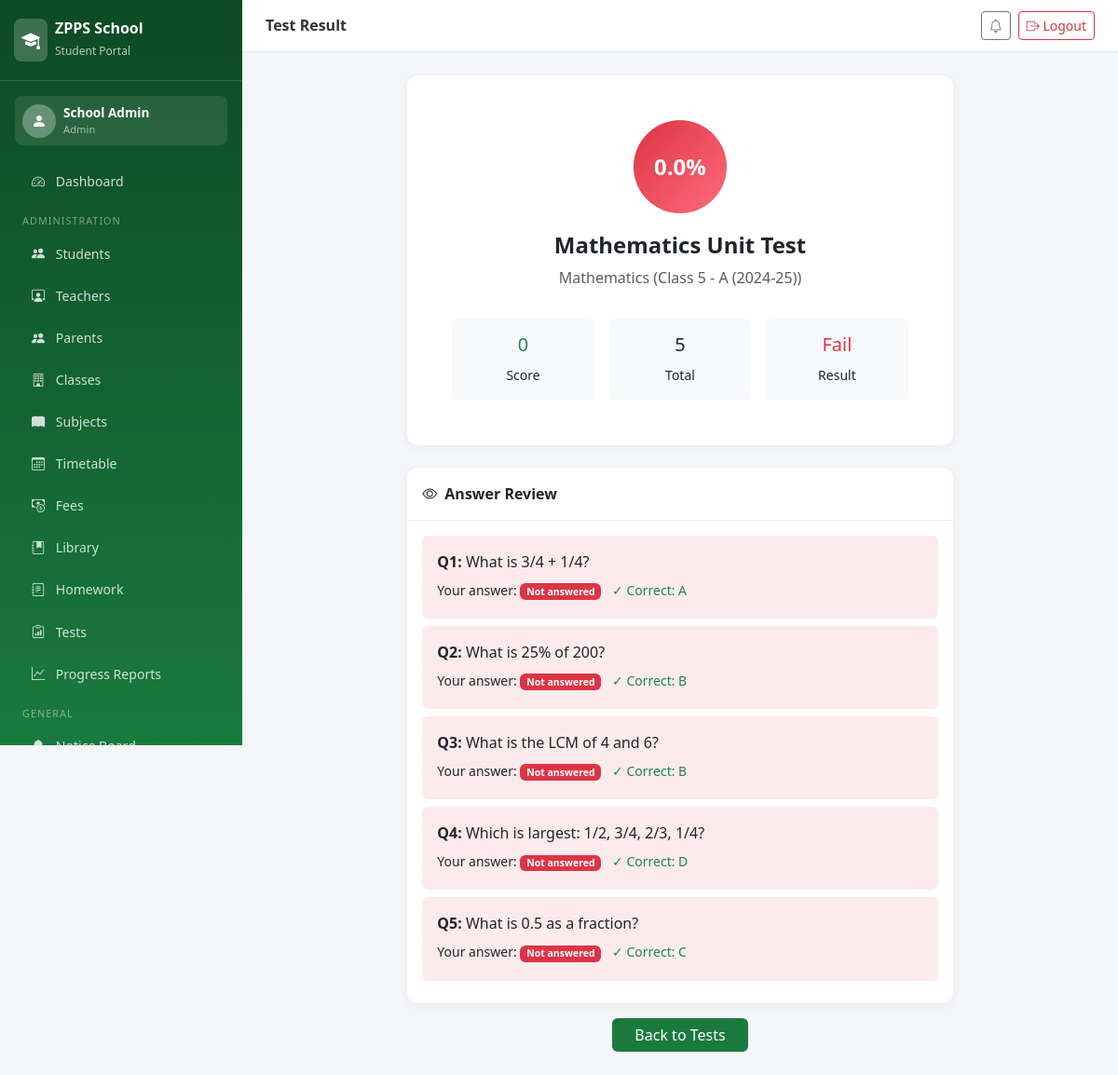
The app's page /tests/result/1/ (signed in) with its own data.
### portal/models.py (models this page shows, shortened)
class TestAttempt(models.Model):
    test = models.ForeignKey(ClassTest, on_delete=models.CASCADE)
    student = models.ForeignKey(Student, on_delete=models.CASCADE)
    started_at = models.DateTimeField(auto_now_add=True)
    submitted_at = models.DateTimeField(null=True, blank=True)
    score = models.IntegerField(default=0)
    is_submitted = models.BooleanField(default=False)
    class Meta:
        unique_together = ('test', 'student')

class ClassTest(models.Model):
    title = models.CharField(max_length=200)
    subject = models.ForeignKey(Subject, on_delete=models.CASCADE)
    student_class = models.ForeignKey(Class, on_delete=models.CASCADE)
    created_by = models.ForeignKey(Teacher, on_delete=models.SET_NULL, null=True, related_name='created_tests')
    created_on = models.DateTimeField(auto_now_add=True)
    duration_minutes = models.IntegerField(default=30)
    total_marks = models.IntegerField(default=10)
    is_active = models.BooleanField(default=True)
    start_time = models.DateTimeField(null=True, blank=True)
    end_time = models.DateTimeField(null=True, blank=True)

class Subject(models.Model):
    name = models.CharField(max_length=100)
    code = models.CharField(max_length=10)
    student_class = models.ForeignKey(Class, on_delete=models.CASCADE)
    teacher = models.ForeignKey(Teacher, on_delete=models.SET_NULL, null=True, blank=True, related_name='subjects')
    max_marks = models.IntegerField(default=100)
    def __str__(self):
        return f"{self.name} ({self.student_class})"

class Class(models.Model):
    name = models.CharField(max_length=20)  # e.g. "Class 5"
    section = models.CharField(max_length=5, default='A')
    academic_year = models.CharField(max_length=10, default='2024-25')
    def __str__(self):
        return f"{self.name} - {self.section} ({self.academic_year})"
    class Meta:
        verbose_name_plural = "Classes"

class StudentAnswer(models.Model):
    attempt = models.ForeignKey(TestAttempt, on_delete=models.CASCADE, related_name='answers')
    question = models.ForeignKey(Question, on_delete=models.CASCADE)
    selected_option = models.CharField(max_length=1, blank=True)
    is_correct = models.BooleanField(default=False)
    class Meta:
        unique_together = ('attempt', 'question')

class Question(models.Model):
    test = models.ForeignKey(ClassTest, on_delete=models.CASCADE, related_name='questions')
    question_text = models.TextField()
    option_a = models.CharField(max_length=200)
    option_b = models.CharField(max_length=200)
    option_c = models.CharField(max_length=200)
    option_d = models.CharField(max_length=200)
    correct_answer = models.CharField(max_length=1, choices=[('A','A'),('B','B'),('C','C'),('D','D')])
    marks = models.IntegerField(default=1)

### portal/views.py (the view)
# urls.py: path('tests/result/<int:attempt_id>/', views.test_result, name='test_result'),
@login_required
def test_result(request, attempt_id):
    attempt = get_object_or_404(TestAttempt, pk=attempt_id)
    answers = attempt.answers.select_related('question').all()
    pct = round(attempt.score / attempt.test.total_marks * 100, 1) if attempt.test.total_marks > 0 else 0
    return render(request, 'portal/student/test_result.html', {
        'attempt': attempt, 'answers': answers, 'pct': pct
    })

### templates/portal/student/test_result.html (shortened to what this page needs)
{% extends 'portal/base.html' %}
{% block page_title %}Test Result{% endblock %}
{% block content %}
<div class="row justify-content-center">
    <div class="col-lg-8">
        <div class="card text-center mb-4">
            <div class="card-body p-5">
                <div style="width:100px;height:100px;border-radius:50%;background:{% if pct >= 60 %}linear-gradient(135deg,#1a7a3e,#27ae60){% else %}linear-gradient(135deg,#dc3545,#ff6b7a){% endif %};margin:0 auto 20px;display:flex;align-items:center;justify-content:center;">
                    <span class="text-white fw-bold" style="font-size:1.5rem;">{{ pct }}%</span>
                </div>
                <h4 class="fw-bold">{{ attempt.test.title }}</h4>
                <p class="text-muted">{{ attempt.test.subject }}</p>
                <div class="row g-3 mt-2">
                    <div class="col-4"><div class="p-3 bg-light rounded"><h5 class="text-success">{{ attempt.score }}</h5><small>Score</small></div></div>
                    <div class="col-4"><div class="p-3 bg-light rounded"><h5>{{ attempt.test.total_marks }}</h5><small>Total</small></div></div>
                    <div class="col-4"><div class="p-3 bg-light rounded"><h5 class="{% if pct >= 60 %}text-success{% else %}text-danger{% endif %}">{% if pct >= 60 %}Pass{% else %}Fail{% endif %}</h5><small>Result</small></div></div>
                </div>
            </div>
        </div>
        <div class="card">
            <div class="card-header py-3"><i class="bi bi-eye me-2"></i>Answer Review</div>
            <div class="card-body">
                {% for ans in answers %}
                <div class="p-3 mb-2 rounded {% if ans.is_correct %}bg-success bg-opacity-10{% else %}bg-danger bg-opacity-10{% endif %}">
                    <p class="mb-2"><strong>Q{{ forloop.counter }}:</strong> {{ ans.question.question_text }}</p>
                    <p class="mb-1 small">Your answer: <span class="badge {% if ans.is_correct %}bg-success{% else %}bg-danger{% endif %}">{{ ans.selected_option|default:"Not answered" }}</span>
                    {% if not ans.is_correct %}<span class="text-success ms-2">✓ Correct: {{ ans.question.correct_answer }}</span>{% endif %}</p>
                </div>
                {% endfor %}
            </div>
        </div>
        <div class="mt-3 text-center">
            <a href="{% url 'class_tests' %}" class="btn btn-zpps px-4">Back to Tests</a>
        </div>
    </div>
</div>
{% endblock %}

### templates/portal/base.html (shortened to what this page needs)
<!DOCTYPE html>
<html lang="en">
<head>
    <link href="https://cdn.jsdelivr.net/npm/bootstrap@5.3.0/dist/css/bootstrap.min.css" rel="stylesheet">
    <link href="https://cdn.jsdelivr.net/npm/bootstrap-icons@1.11.0/font/bootstrap-icons.css" rel="stylesheet">
</head>
<body>
<nav class="sidebar" id="sidebar">
    <div class="sidebar-brand">
        <div class="d-flex align-items-center gap-2">
            <div style="background:rgba(255,255,255,0.2);border-radius:8px;padding:8px;">
                <i class="bi bi-mortarboard-fill text-white fs-5"></i>
            </div>
            <div><h5>ZPPS School</h5><small>Student Portal</small></div>
        </div>
    </div>
    {% if user.is_authenticated %}
    <div class="p-3">
        <div class="d-flex align-items-center gap-2 p-2" style="background:rgba(255,255,255,0.1);border-radius:8px;">
            <div style="background:rgba(255,255,255,0.3);border-radius:50%;width:36px;height:36px;display:flex;align-items:center;justify-content:center;">
                <i class="bi bi-person-fill text-white"></i>
            </div>
            <div>
                <div style="color:#fff;font-size:0.85rem;font-weight:600;">{{ user.get_full_name|default:user.username }}</div>
                <div style="color:rgba(255,255,255,0.6);font-size:0.7rem;">
                    {% if user.is_superuser %}Admin{% else %}{% if user.teacher %}Teacher{% else %}{% if user.student %}Student{% else %}{% if user.parent %}Parent{% endif %}{% endif %}{% endif %}{% endif %}
                </div>
            </div>
        </div>
    </div>
    <ul class="nav flex-column px-1 pb-4">
        <li><a class="nav-link" href="{% url 'dashboard' %}"><i class="bi bi-speedometer2"></i> Dashboard</a></li>
        {% if user.is_superuser %}
        <li><div class="nav-section">Administration</div></li>
        <li><a class="nav-link" href="{% url 'manage_students' %}"><i class="bi bi-people-fill"></i> Students</a></li>
        <li><a class="nav-link" href="{% url 'manage_teachers' %}"><i class="bi bi-person-workspace"></i> Teachers</a></li>
        <li><a class="nav-link" href="{% url 'manage_parents' %}"><i class="bi bi-people-fill"></i> Parents</a></li>
        <li><a class="nav-link" href="{% url 'manage_classes' %}"><i class="bi bi-building"></i> Classes</a></li>
        <li><a class="nav-link" href="{% url 'manage_subjects' %}"><i class="bi bi-book-fill"></i> Subjects</a></li>
        <li><a class="nav-link" href="{% url 'view_timetable' %}"><i class="bi bi-calendar3"></i> Timetable</a></li>
        <li><a class="nav-link" href="{% url 'manage_fees' %}"><i class="bi bi-cash-coin"></i> Fees</a></li>
        <li><a class="nav-link" href="{% url 'library' %}"><i class="bi bi-journal-bookmark-fill"></i> Library</a></li>
        <li><a class="nav-link" href="{% url 'homework' %}"><i class="bi bi-journal-text"></i> Homework</a></li>
        <li><a class="nav-link" href="{% url 'class_tests' %}"><i class="bi bi-clipboard-data"></i> Tests</a></li>
        <li><a class="nav-link" href="{% url 'all_progress' %}"><i class="bi bi-graph-up"></i> Progress Reports</a></li>
        {% endif %}
        <li><div class="nav-section">General</div></li>
        <li><a class="nav-link" href="{% url 'notice_board' %}"><i class="bi bi-bell-fill"></i> Notice Board</a></li>
    </ul>
    {% endif %}
</nav>
<div class="main-content">
    <div class="topbar">
        <div class="d-flex align-items-center gap-3">
            <h6>{% block page_title %}ZPPS Portal{% endblock %}</h6>
        </div>
        <div class="d-flex align-items-center gap-2">
            <a href="{% url 'notice_board' %}" class="btn btn-sm btn-outline-secondary"><i class="bi bi-bell"></i></a>
            <a href="{% url 'logout' %}" class="btn btn-sm btn-outline-danger"><i class="bi bi-box-arrow-right"></i> Logout</a>
        </div>
    </div>
    <div class="page-body">
        {% block content %}{% endblock %}
    </div>
</div>
</body>
</html>

### templates/portal/base.html (style rules this page uses)
:root { --zpps-green: #1a7a3e; --zpps-light: #e8f5ee; --zpps-dark: #0d4a25; --sidebar-width: 260px; }
body { background: #f4f6f9; font-family: 'Segoe UI', sans-serif; }
.sidebar { width: var(--sidebar-width); height: 100vh; background: linear-gradient(180deg, var(--zpps-dark) 0%, var(--zpps-green) 100%); position: fixed; top: 0; left: 0; z-index: 1000; overflow-y: auto; overflow-x: hidden; }
.sidebar-brand { padding: 20px 15px; border-bottom: 1px solid rgba(255,255,255,0.15); }
.sidebar-brand h5 { color: #fff; font-weight: 700; margin: 0; font-size: 1rem; }
.sidebar-brand small { color: rgba(255,255,255,0.7); font-size: 0.75rem; }
.sidebar .nav-link { color: rgba(255,255,255,0.8); padding: 10px 20px; border-radius: 8px; margin: 2px 10px; transition: all 0.2s; font-size: 0.88rem; }
.sidebar .nav-link i { width: 20px; margin-right: 8px; }
.nav-section { color: rgba(255,255,255,0.45); font-size: 0.68rem; text-transform: uppercase; padding: 12px 20px 4px; letter-spacing: 1px; }
.main-content { margin-left: var(--sidebar-width); }
.topbar { background: #fff; padding: 12px 25px; border-bottom: 1px solid #e2e8f0; display: flex; align-items: center; justify-content: space-between; position: sticky; top: 0; z-index: 100; }
.topbar h6 { margin: 0; font-weight: 600; color: #333; }
.page-body { padding: 25px; }
.card { border: none; border-radius: 12px; box-shadow: 0 2px 10px rgba(0,0,0,0.06); }
.card-header { background: #fff; border-bottom: 1px solid #f0f0f0; font-weight: 600; border-radius: 12px 12px 0 0 !important; }
.btn-zpps { background: var(--zpps-green); color: #fff; border: none; }

### records on screen
TestAttempt: test "Mathematics Unit Test", test.subject "Mathematics (Class 5 - A (2024-25))", score "0", test.total_marks "5"
StudentAnswer: question.question_text "What is 3/4 + 1/4?", selected_option "Not answered", question.correct_answer "A"
StudentAnswer: question.question_text "What is 25% of 200?", selected_option "Not answered", question.correct_answer "B"
StudentAnswer: question.question_text "What is the LCM of 4 and 6?", selected_option "Not answered", question.correct_answer "B"
StudentAnswer: question.question_text "Which is largest: 1/2, 3/4, 2/3, 1/4?", selected_option "Not answered", question.correct_answer "D"
StudentAnswer: question.question_text "What is 0.5 as a fraction?", selected_option "Not answered", question.correct_answer "C"

### other values on screen
{{ user.get_full_name|default:user.username }} "School Admin"
{{ pct }} "0.0"
